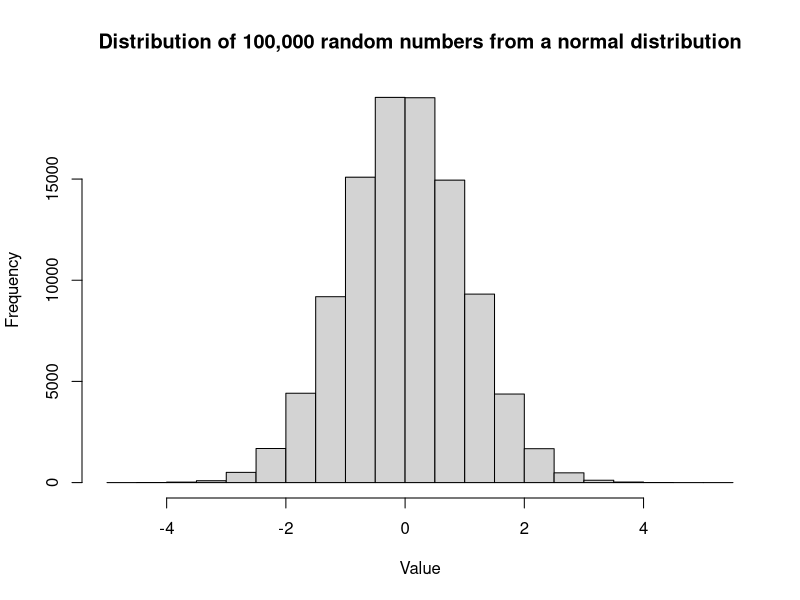
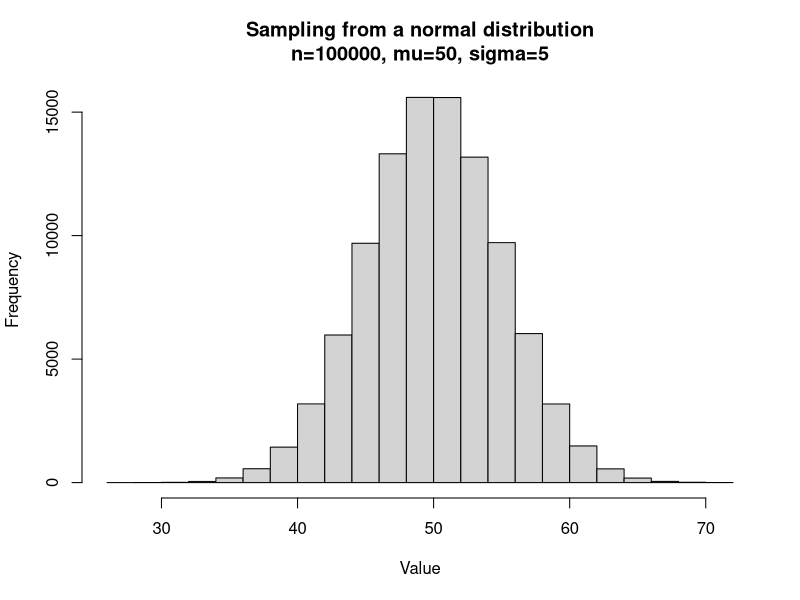
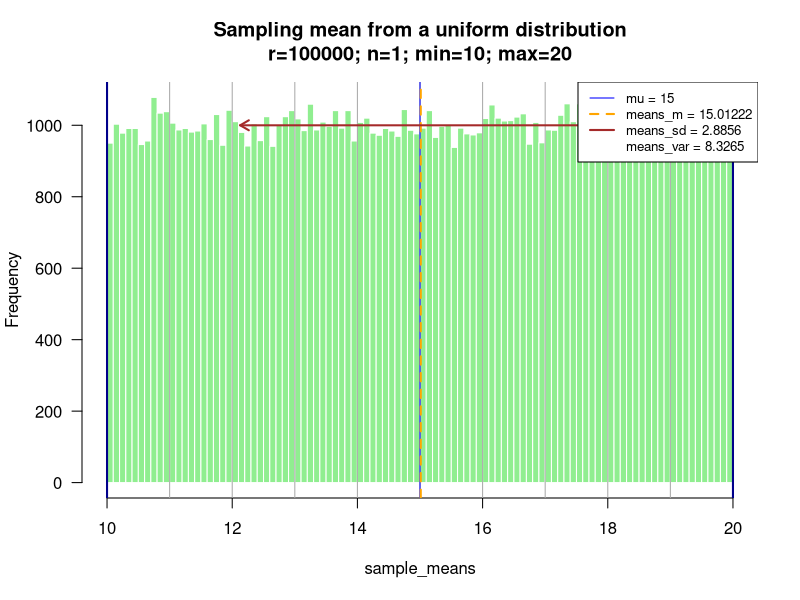
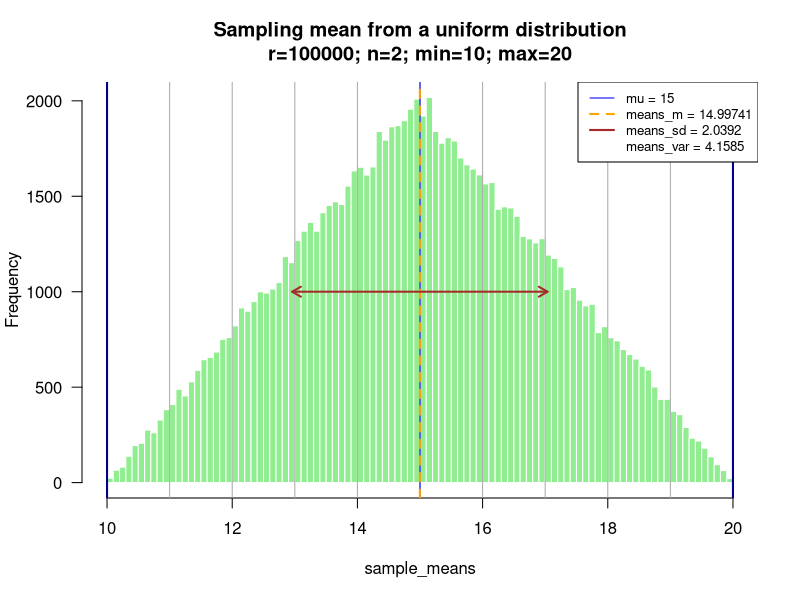
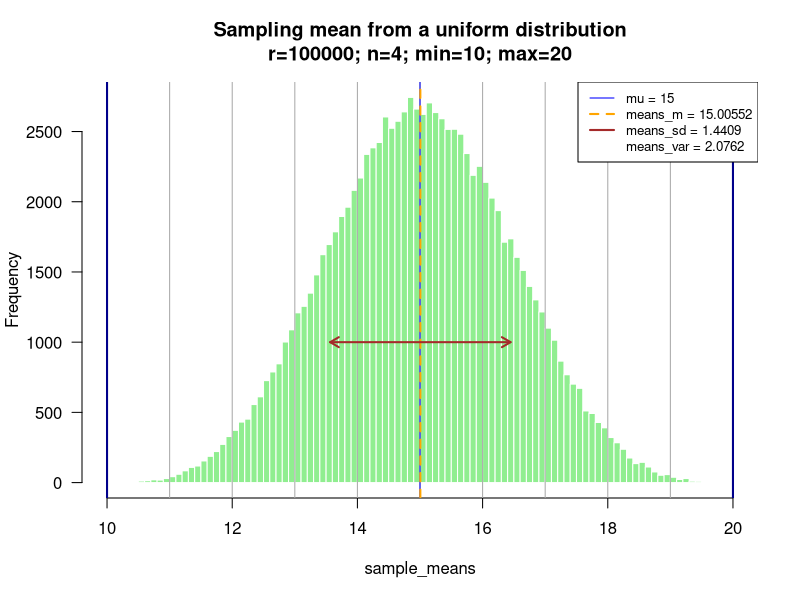
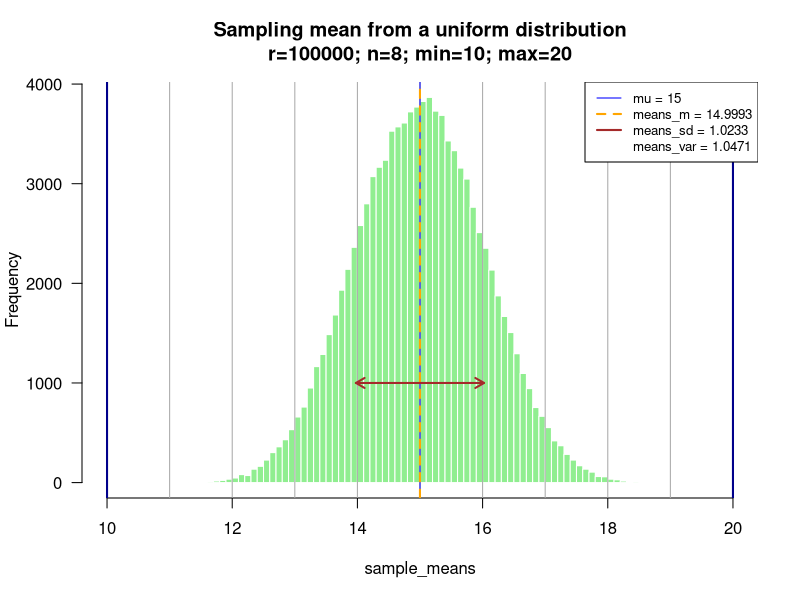
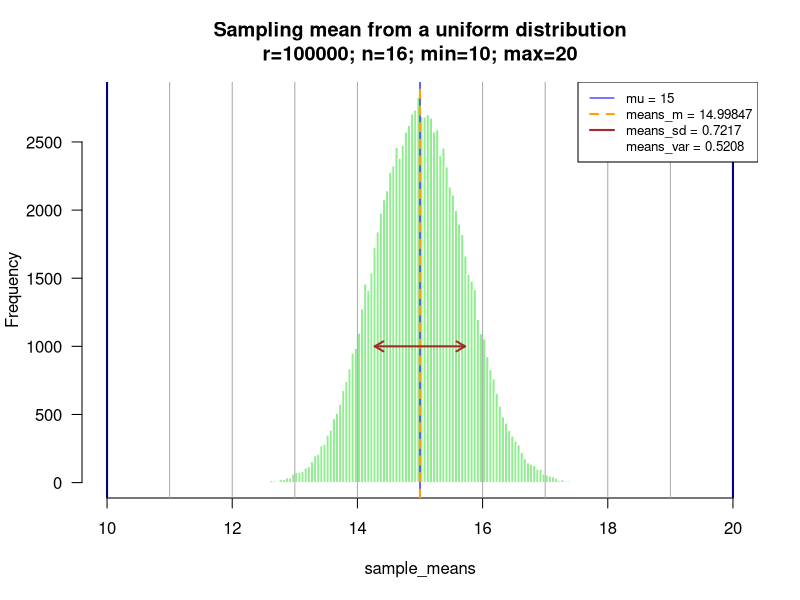
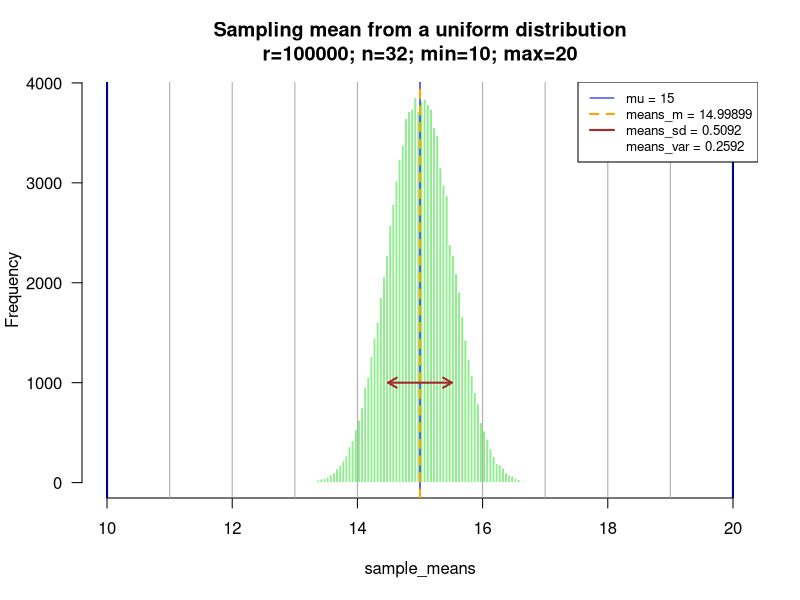

Source code (R) for these figures, in order:
## ---- chunk 1
library(knitr)

options(width = 300)
# options(encoding = 'UTF-8')
knitr::opts_chunk$set(
  fig.width = 7, fig.height = 5, 
  fig.path = 'figures/sampling_',
  fig.align = "center", 
  size = "tiny", 
  echo = TRUE, 
  eval = TRUE, 
  warning = FALSE, 
  message = FALSE, 
  results = TRUE, 
  comment = "")

options(scipen = 12) ## Max number of digits for non-scientific notation
# knitr::asis_output("\\footnotesize")

## ---- chunk 2
# Generate 100,000 numbers from a normal distribution with mean=0 and standard deviation=1
x <- rnorm(n = 100000, mean = 0, sd = 1)

# Plot a histogram of the generated numbers
hist(x, 
     main="Distribution of 100,000 random numbers from a normal distribution",
     xlab="Value")
## ---- chunk 3
# Parameters
n <- 100000 # Sample size
mu <- 50     # Mean of the normal distribution
sigma <- 5      # Standard deviation of the normal distribution

# Sample n numbers in a normal population of mean mu and standard deviation sigma
x <- rnorm(n = n, mean = mu, sd = sigma)

# Plot a histogram of the generated numbers
hist(x,
     main=paste0("Sampling from a normal distribution",
                 "\n", # newline character
                 "n=", format(n, scientific = FALSE),
                 ", mu=", mu,
                 ", sigma=", sigma),
     xlab="Value")

## ---- chunk 4
# Parameters
n <- 100000 # Sample size
mu <- 50     # Mean of the normal distribution
sigma <- 5      # Standard deviation of the normal distribution

# Sample n numbers in a normal population of mean mu and standard deviation sigma
x <- rnorm(n = n, mean = mu, sd = sigma)

# Plot a histogram of the generated numbers


### A VOUS DE JOUER


## ---- chunk 5

# Plot a histogram of the generated numbers
n <- 100000
my_min <- 10
my_max <- 20


## Draw random 0numbers
x <- runif(n = n, min = my_min, max = my_max)

## Plot the histogram

### A VOUS DE JOUER ###

## ---- chunk 6

# Plot a histogram of the generated numbers
n <- 100000
my_df <- 5

## Draw random numbers in a chi2 distribution

### A VOUS DE JOUER ###

## Draw rthe histogram

### A VOUS DE JOUER ###


## ---- chunk 7

# Plot a histogram of the generated numbers
n <- 100000
my_lambda <- 5

## Generate te data by drawing random numbers

### A VOUS DE JOUER ###


## Draw the histogram

### A VOUS DE JOUER ###

## ---- chunk 8

# Plot a histogram of the generated numbers
r <- 100000     # repetitions
n <- 5          # sample size for each repetition
my_min <- 10    # min of the uniform distribution
my_max <- 20    # max of the uniform distribution

## Draw random numbers 

### A VOUS DE JOUER ###

## Inject the numbers in a matrix with r rows and n columns

### A VOUS DE JOUER ###

## Compute sample means

### A VOUS DE JOUER ###

## Compute the mean and standard deviation of the sample means

### A VOUS DE JOUER ###

## Draw a histogram

### A VOUS DE JOUER ###


## ---- chunk 9

# Plot a histogram of the generated numbers
r <- 100000 # repetitions
n_values <- c(1, 2, 4, 8, 16, 32, 64)
my_min <- 10
my_max <- 20
mu <- (my_max + my_min)/2 # Theoretical mean of the uniform distribution, at mid-distance between the max and the min

## Initiate vectors to collect the sampling means parameters
means_m_values <- vector()     ## mean of the r sample means
means_sd_values <- vector()    ## standard deviation of the r sample means
means_var_values <- vector()   ## variance deviation of the r sample means

## Iterate the experiments
for (n in n_values) {
  message("Repetitions: r=", r, "; Sample size: n=", n)
  
  ## Draw random numbers 
  x <- runif(n = n * r, min = my_min, max = my_max)
  
  ## Inject the numbers in a matrix with r rows and n columns
  x_matrix <- matrix(data = x, nrow = r, ncol = n)
  
  ## Compute sample means
  sample_means <- apply(X = x_matrix, MARGIN = 1, FUN = mean)
  
  ## Compute some statistics about the sample means
  means_m <- mean(sample_means) # compute the mean of the sample means

  ## We compute it manually because R var() divides by n-1, which estimates the population variance but is not appropriate for the sample variance we need here
  means_var <- sum((sample_means - means_m)^2)/r # compute the variance of the sample means. 
  # means_var <- (r-1)/r * var(sample_means) # compute the variance of the sample means. We correct the corrective factor r-1, which serves to infer the population mean
  means_sd <- sqrt(means_var) # compute the standard deviation of the sample means
  
  ## Append the current parameters to the vectors  
  means_m_values <- c(means_m_values, means_m)
  means_sd_values <- c(means_sd_values, means_sd)
  means_var_values <- c(means_var_values, means_var)
  
  ## Draw a histogram
  hist(sample_means, 
       breaks = 100,
       col="lightgreen",
       border = "white",
       las = 1,
       xlim=c(my_min, my_max), # define the limits of X axis to ensure consistency
       main=paste0("Sampling mean from a uniform distribution",
                   "\n", # newline character
                   "r=", format(r, scientific = FALSE),
                   "; n=", format(n, scientific = FALSE),
                   "; min=", my_min,
                   "; max=", my_max))
  
  abline(v=seq(from = my_min, 
               to = my_max, 
               length.out=11), 
         col = "darkgrey") ## manually add a vertical grid 
  abline(v=c(my_min, my_max), lwd=2, col="darkblue") # Mark the limits
  abline(v=mu, lwd=1, col="blue") # Mark the mean
  abline(v=means_m, lwd=2, col="orange", lty = "dashed") # Mark the mean
  
  arrow_height <- r/100 # a bit tricky but suitable
  arrows(x0 = means_m - means_sd, x1 = means_m + means_sd, 
         y0 = arrow_height,  y1 = arrow_height, 
         code = 3, length = 0.1, lwd=2, 
         col="brown") ## Mark an interval of ± 1 standard deviation around the sample mean
  
  
  legend(
    "topright",
    legend = c(
      paste0("mu = ", mu), 
      paste0("means_m = ", round(means_m, digits = 5)), 
      paste0("means_sd = ", round(means_sd, digits = 4)),
      paste0("means_var = ", round(means_var, digits = 4))
      ),
    col = c("blue", "orange", "brown", NULL),
    lty = c("solid", "dashed", "solid", NULL),
    lwd=c(1,2,2, 0),
    cex=0.8
  )
}

## Print a table with the results
kable(
  data.frame(n = n_values,
             m = means_m_values,
             var = means_var_values,
             sd = means_sd_values),
  digits = c(0, 5, 3, 3), 
  caption = "Impact of sample size (n) on the mean, variance and standard deviation of the sampling means. ")

## ---- chunk 10
## Plot the variance of sampling means as a function of sample size
plot(n_values, means_var_values, 
     type = "b",
     pch = 19,
     lty = "dashed",
     col = "brown",
     main = "Impact of sample size on the variance of sampling means",
     ylim = c(0, ceiling(max(means_var_values))),
     ylab = paste0("Variance of the sampling mean (", r, " repetitions)"),
     xlab = "Sample size (n)",
     las = 1,
     panel.first = c(grid(),
                     abline(h=0, col="black"))
     )


## ---- chunk 11
## Plot the variance of sampling means as a function of sample size
plot(n_values, means_var_values, 
     type = "b",
     pch = 19,
     lty = "dashed",
     col = "brown",
     log = "xy",
     main = "Impact of sample size on the variance of sampling means\n(logarithmic X and Y scales)",
     ylab = paste0("Variance of the sampling mean (", r, " repetitions)"),
     xlab = "Sample size (n)",
     las = 1,
     panel.first = c(grid(, equilogs = FALSE))
     )


## ---- chunk 12
## Plot the standard deviation of sampling means as a function of sample size
plot(n_values, means_sd_values, 
     type = "b",
     pch = 19,
     lty = "dashed",
     col = "brown",
     main = "Impact of sample size on the standard deviation of sampling means",
     ylim = c(0, ceiling(max(means_sd_values))),
     ylab = paste0("Standard deviation of the sampling mean (", r, " repetitions)"),
     xlab = "Sample size (n)",
     las = 1,
     panel.first = c(grid(),
                     abline(h=0, col="black"))
     )


## ---- chunk 13
## Plot the mean of sampling means as a function of sample size
plot(n_values, means_m_values, 
     type = "p",
     pch = 19,
     lty = "solid",
     col = "orange",
     main = "Impact of sample size on the distribution of sampling means",
     ylim = c(my_min, my_max), 
     ylab = paste0("Mean of the sampling mean (", r, " repetitions)"),
     xlab = "Sample size (n)", 
     las = 1,
     panel.first = c(grid(),
                     abline(h = mu, col = "blue", lwd = 1))
     )


arrows(x0 = n_values, x1 = n_values, 
       y0 = means_m_values - means_sd_values,  y1 = means_m_values + means_sd_values, 
       code = 3, length = 0.07, lwd=2, 
       col="brown") ## Mark an interval of ± 1 standard deviation around the mean
legend("topright",
       legend = c("mu", "mean of the means", "standard deviation of the means"),
       lwd = c(1, 0, 2),
       pch=c(NA, 19, NA),
       col = c("blue", "orange", "brown")
)
